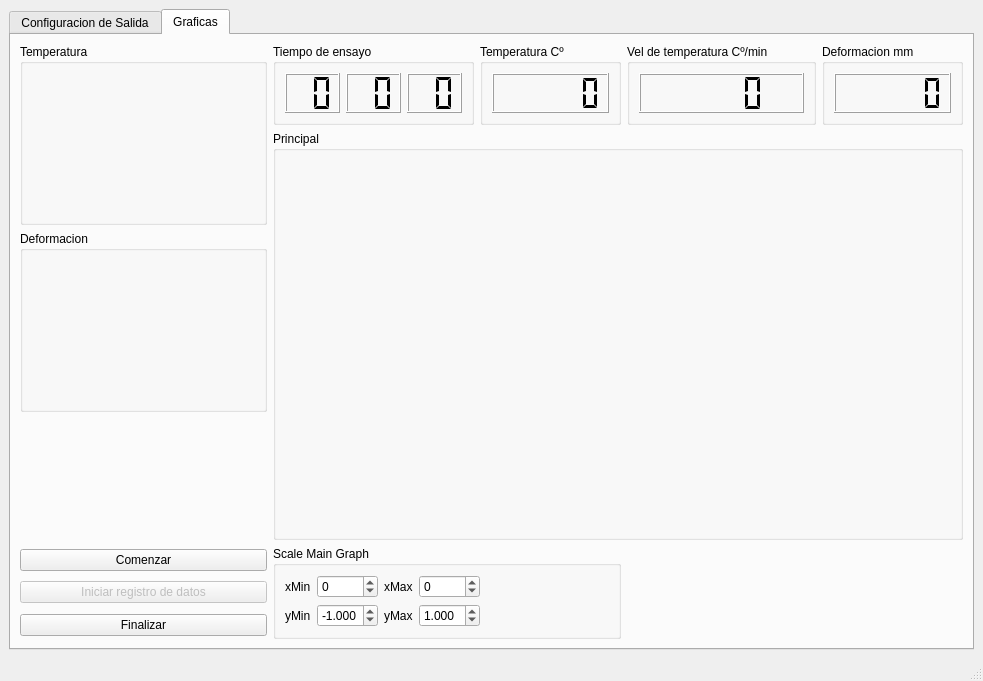
<?xml version="1.0" encoding="UTF-8"?>
<ui version="4.0">
 <class>MainWindow</class>
 <widget class="QMainWindow" name="MainWindow">
  <property name="geometry">
   <rect>
    <x>0</x>
    <y>0</y>
    <width>983</width>
    <height>681</height>
   </rect>
  </property>
  <property name="windowTitle">
   <string>MainWindow</string>
  </property>
  <widget class="QWidget" name="centralwidget">
   <layout class="QGridLayout" name="gridLayout_5">
    <item row="1" column="0">
     <widget class="QTabWidget" name="tabmainwidget">
      <property name="enabled">
       <bool>true</bool>
      </property>
      <property name="currentIndex">
       <number>1</number>
      </property>
      <widget class="QWidget" name="tab_output_config">
       <attribute name="title">
        <string>Configuracion de Salida</string>
       </attribute>
       <layout class="QGridLayout" name="gridLayout_4">
        <item row="1" column="0">
         <widget class="QGroupBox" name="gb_dilatometer_test_config">
          <property name="title">
           <string>Dilatometria</string>
          </property>
          <property name="checkable">
           <bool>false</bool>
          </property>
          <property name="checked">
           <bool>false</bool>
          </property>
          <layout class="QGridLayout" name="gridLayout_3">
           <item row="0" column="1">
            <widget class="QComboBox" name="cbx_dilatometer_termperature_input">
             <property name="enabled">
              <bool>false</bool>
             </property>
             <item>
              <property name="text">
               <string>AG_34405A</string>
              </property>
             </item>
             <item>
              <property name="text">
               <string>AG_34410A</string>
              </property>
             </item>
            </widget>
           </item>
           <item row="0" column="0">
            <widget class="QLabel" name="lb_dilatometer_termperature_input">
             <property name="text">
              <string>Temperatura</string>
             </property>
            </widget>
           </item>
           <item row="1" column="1">
            <widget class="QComboBox" name="cbx_dilatometer_lvdt_input">
             <property name="enabled">
              <bool>false</bool>
             </property>
             <item>
              <property name="text">
               <string>LVDT</string>
              </property>
             </item>
            </widget>
           </item>
           <item row="1" column="0">
            <widget class="QLabel" name="lb_dilatometer_lvdt_input">
             <property name="text">
              <string>Dilatación</string>
             </property>
            </widget>
           </item>
           <item row="1" column="2">
            <widget class="QComboBox" name="cbx_LVDT_serial_port">
             <property name="enabled">
              <bool>false</bool>
             </property>
            </widget>
           </item>
           <item row="0" column="2">
            <widget class="QComboBox" name="cbx_AG34401A_serial_port">
             <property name="enabled">
              <bool>false</bool>
             </property>
            </widget>
           </item>
          </layout>
          <zorder>lb_dilatometer_termperature_input</zorder>
          <zorder>lb_dilatometer_lvdt_input</zorder>
          <zorder>cbx_dilatometer_termperature_input</zorder>
          <zorder>cbx_dilatometer_lvdt_input</zorder>
          <zorder>cbx_LVDT_serial_port</zorder>
          <zorder>cbx_AG34401A_serial_port</zorder>
         </widget>
        </item>
        <item row="0" column="0" colspan="2">
         <widget class="QGroupBox" name="gb_output_file">
          <property name="title">
           <string>Archivo de Salida</string>
          </property>
          <property name="checkable">
           <bool>false</bool>
          </property>
          <property name="checked">
           <bool>false</bool>
          </property>
          <layout class="QGridLayout" name="gridLayout_8">
           <item row="0" column="1" colspan="3">
            <widget class="QLineEdit" name="le_output_file_path">
             <property name="text">
              <string>../Ensayos/ensayo</string>
             </property>
            </widget>
           </item>
           <item row="0" column="0">
            <widget class="QLabel" name="lb_output_file_path">
             <property name="text">
              <string>Ruta</string>
             </property>
            </widget>
           </item>
           <item row="1" column="3">
            <widget class="QLineEdit" name="le_output_file_commentchar">
             <property name="text">
              <string>%</string>
             </property>
            </widget>
           </item>
           <item row="0" column="4">
            <widget class="QToolButton" name="tlb_output_file_path">
             <property name="text">
              <string>...</string>
             </property>
            </widget>
           </item>
           <item row="1" column="0" colspan="3">
            <widget class="QLabel" name="lb_output_file_commentchar">
             <property name="text">
              <string>Caracter de comentario</string>
             </property>
            </widget>
           </item>
           <item row="3" column="0" colspan="5">
            <widget class="QGroupBox" name="gb_footer">
             <property name="title">
              <string>Pie de pagina</string>
             </property>
             <layout class="QGridLayout" name="gridLayout_16">
              <item row="0" column="0">
               <widget class="QPlainTextEdit" name="ptx_footer"/>
              </item>
             </layout>
            </widget>
           </item>
           <item row="2" column="0" colspan="5">
            <widget class="QGroupBox" name="gb_header">
             <property name="title">
              <string>Encabezado</string>
             </property>
             <layout class="QGridLayout" name="gridLayout_14">
              <item row="0" column="0">
               <widget class="QPlainTextEdit" name="ptx_header"/>
              </item>
             </layout>
            </widget>
           </item>
           <item row="1" column="4">
            <spacer name="horizontalSpacer_3">
             <property name="orientation">
              <enum>Qt::Horizontal</enum>
             </property>
             <property name="sizeHint" stdset="0">
              <size>
               <width>40</width>
               <height>20</height>
              </size>
             </property>
            </spacer>
           </item>
          </layout>
         </widget>
        </item>
        <item row="1" column="1">
         <spacer name="horizontalSpacer_2">
          <property name="orientation">
           <enum>Qt::Horizontal</enum>
          </property>
          <property name="sizeHint" stdset="0">
           <size>
            <width>687</width>
            <height>20</height>
           </size>
          </property>
         </spacer>
        </item>
        <item row="2" column="0">
         <spacer name="verticalSpacer">
          <property name="orientation">
           <enum>Qt::Vertical</enum>
          </property>
          <property name="sizeHint" stdset="0">
           <size>
            <width>20</width>
            <height>46</height>
           </size>
          </property>
         </spacer>
        </item>
       </layout>
      </widget>
      <widget class="QWidget" name="tab_plots">
       <attribute name="title">
        <string>Graficas</string>
       </attribute>
       <layout class="QGridLayout" name="gridLayout">
        <item row="0" column="0" rowspan="2">
         <widget class="QGroupBox" name="gb_auxplot_1">
          <property name="minimumSize">
           <size>
            <width>247</width>
            <height>181</height>
           </size>
          </property>
          <property name="title">
           <string>Temperatura </string>
          </property>
         </widget>
        </item>
        <item row="0" column="1">
         <widget class="QGroupBox" name="gb_time">
          <property name="minimumSize">
           <size>
            <width>201</width>
            <height>81</height>
           </size>
          </property>
          <property name="maximumSize">
           <size>
            <width>201</width>
            <height>81</height>
           </size>
          </property>
          <property name="title">
           <string>Tiempo de ensayo</string>
          </property>
          <layout class="QGridLayout" name="gridLayout_2">
           <item row="0" column="0">
            <widget class="QLCDNumber" name="lcd_time_hour">
             <property name="smallDecimalPoint">
              <bool>false</bool>
             </property>
             <property name="numDigits">
              <number>2</number>
             </property>
             <property name="digitCount">
              <number>2</number>
             </property>
             <property name="segmentStyle">
              <enum>QLCDNumber::Flat</enum>
             </property>
             <property name="value" stdset="0">
              <double>0.000000000000000</double>
             </property>
             <property name="intValue" stdset="0">
              <number>0</number>
             </property>
            </widget>
           </item>
           <item row="0" column="1">
            <widget class="QLCDNumber" name="lcd_time_minute">
             <property name="numDigits">
              <number>2</number>
             </property>
             <property name="digitCount">
              <number>2</number>
             </property>
             <property name="segmentStyle">
              <enum>QLCDNumber::Flat</enum>
             </property>
             <property name="intValue" stdset="0">
              <number>0</number>
             </property>
            </widget>
           </item>
           <item row="0" column="2">
            <widget class="QLCDNumber" name="lcd_time_second">
             <property name="numDigits">
              <number>2</number>
             </property>
             <property name="segmentStyle">
              <enum>QLCDNumber::Flat</enum>
             </property>
             <property name="intValue" stdset="0">
              <number>0</number>
             </property>
            </widget>
           </item>
          </layout>
         </widget>
        </item>
        <item row="0" column="2">
         <widget class="QGroupBox" name="gb_var_1">
          <property name="minimumSize">
           <size>
            <width>141</width>
            <height>81</height>
           </size>
          </property>
          <property name="maximumSize">
           <size>
            <width>141</width>
            <height>81</height>
           </size>
          </property>
          <property name="title">
           <string>Temperatura Cº</string>
          </property>
          <layout class="QGridLayout" name="gridLayout_10">
           <item row="0" column="0">
            <widget class="QLCDNumber" name="lcd_var_1">
             <property name="smallDecimalPoint">
              <bool>true</bool>
             </property>
             <property name="numDigits">
              <number>5</number>
             </property>
             <property name="digitCount">
              <number>5</number>
             </property>
             <property name="segmentStyle">
              <enum>QLCDNumber::Flat</enum>
             </property>
             <property name="value" stdset="0">
              <double>0.000000000000000</double>
             </property>
             <property name="intValue" stdset="0">
              <number>0</number>
             </property>
            </widget>
           </item>
          </layout>
         </widget>
        </item>
        <item row="0" column="3">
         <widget class="QGroupBox" name="gb_var_2">
          <property name="minimumSize">
           <size>
            <width>141</width>
            <height>81</height>
           </size>
          </property>
          <property name="title">
           <string>Vel de temperatura Cº/min</string>
          </property>
          <layout class="QGridLayout" name="gridLayout_11">
           <item row="0" column="0">
            <widget class="QLCDNumber" name="lcd_var_2">
             <property name="smallDecimalPoint">
              <bool>true</bool>
             </property>
             <property name="numDigits">
              <number>4</number>
             </property>
             <property name="digitCount">
              <number>4</number>
             </property>
             <property name="segmentStyle">
              <enum>QLCDNumber::Flat</enum>
             </property>
             <property name="value" stdset="0">
              <double>0.000000000000000</double>
             </property>
             <property name="intValue" stdset="0">
              <number>0</number>
             </property>
            </widget>
           </item>
          </layout>
         </widget>
        </item>
        <item row="1" column="1" rowspan="3" colspan="4">
         <widget class="QGroupBox" name="gb_mainplot">
          <property name="minimumSize">
           <size>
            <width>650</width>
            <height>407</height>
           </size>
          </property>
          <property name="contextMenuPolicy">
           <enum>Qt::NoContextMenu</enum>
          </property>
          <property name="title">
           <string>Principal</string>
          </property>
         </widget>
        </item>
        <item row="3" column="0">
         <spacer name="verticalSpacer_2">
          <property name="orientation">
           <enum>Qt::Vertical</enum>
          </property>
          <property name="sizeHint" stdset="0">
           <size>
            <width>20</width>
            <height>40</height>
           </size>
          </property>
         </spacer>
        </item>
        <item row="2" column="0">
         <widget class="QGroupBox" name="gb_auxplot_2">
          <property name="minimumSize">
           <size>
            <width>247</width>
            <height>181</height>
           </size>
          </property>
          <property name="title">
           <string>Deformacion</string>
          </property>
         </widget>
        </item>
        <item row="4" column="0">
         <widget class="QPushButton" name="pb_start">
          <property name="text">
           <string>Comenzar</string>
          </property>
          <property name="iconSize">
           <size>
            <width>40</width>
            <height>40</height>
           </size>
          </property>
         </widget>
        </item>
        <item row="4" column="3" rowspan="3">
         <spacer name="verticalSpacer_3">
          <property name="orientation">
           <enum>Qt::Vertical</enum>
          </property>
          <property name="sizeHint" stdset="0">
           <size>
            <width>20</width>
            <height>78</height>
           </size>
          </property>
         </spacer>
        </item>
        <item row="4" column="1" rowspan="3" colspan="2">
         <widget class="QGroupBox" name="gb_scale_mainplot_controls">
          <property name="title">
           <string>Scale Main Graph</string>
          </property>
          <layout class="QGridLayout" name="gridLayout_24">
           <item row="0" column="0">
            <widget class="QLabel" name="lb_x_min">
             <property name="text">
              <string>xMin</string>
             </property>
            </widget>
           </item>
           <item row="0" column="1">
            <widget class="QSpinBox" name="sb_xmin">
             <property name="minimum">
              <number>-200</number>
             </property>
             <property name="maximum">
              <number>500</number>
             </property>
             <property name="value">
              <number>0</number>
             </property>
            </widget>
           </item>
           <item row="0" column="3">
            <widget class="QLabel" name="lb_x_max">
             <property name="text">
              <string>xMax</string>
             </property>
            </widget>
           </item>
           <item row="0" column="4">
            <widget class="QSpinBox" name="sb_xmax">
             <property name="suffix">
              <string/>
             </property>
             <property name="minimum">
              <number>-200</number>
             </property>
             <property name="maximum">
              <number>500</number>
             </property>
            </widget>
           </item>
           <item row="1" column="0">
            <widget class="QLabel" name="lb_y_min">
             <property name="text">
              <string>yMin</string>
             </property>
            </widget>
           </item>
           <item row="1" column="3">
            <widget class="QLabel" name="lb_y_max">
             <property name="text">
              <string>yMax</string>
             </property>
            </widget>
           </item>
           <item row="0" column="5">
            <spacer name="horizontalSpacer">
             <property name="orientation">
              <enum>Qt::Horizontal</enum>
             </property>
             <property name="sizeHint" stdset="0">
              <size>
               <width>40</width>
               <height>20</height>
              </size>
             </property>
            </spacer>
           </item>
           <item row="1" column="1">
            <widget class="QDoubleSpinBox" name="sb_ymin">
             <property name="decimals">
              <number>3</number>
             </property>
             <property name="minimum">
              <double>-3.000000000000000</double>
             </property>
             <property name="maximum">
              <double>3.000000000000000</double>
             </property>
             <property name="singleStep">
              <double>0.010000000000000</double>
             </property>
             <property name="value">
              <double>-1.000000000000000</double>
             </property>
            </widget>
           </item>
           <item row="1" column="4">
            <widget class="QDoubleSpinBox" name="sb_ymax">
             <property name="decimals">
              <number>3</number>
             </property>
             <property name="minimum">
              <double>-3.000000000000000</double>
             </property>
             <property name="maximum">
              <double>3.000000000000000</double>
             </property>
             <property name="singleStep">
              <double>0.010000000000000</double>
             </property>
             <property name="value">
              <double>1.000000000000000</double>
             </property>
            </widget>
           </item>
          </layout>
         </widget>
        </item>
        <item row="5" column="0">
         <widget class="QPushButton" name="pb_start_save_data">
          <property name="enabled">
           <bool>false</bool>
          </property>
          <property name="text">
           <string>Iniciar registro de datos</string>
          </property>
          <property name="iconSize">
           <size>
            <width>40</width>
            <height>40</height>
           </size>
          </property>
         </widget>
        </item>
        <item row="6" column="0">
         <widget class="QPushButton" name="pb_end">
          <property name="text">
           <string>Finalizar</string>
          </property>
          <property name="iconSize">
           <size>
            <width>40</width>
            <height>40</height>
           </size>
          </property>
         </widget>
        </item>
        <item row="0" column="4">
         <widget class="QGroupBox" name="gb_var_3">
          <property name="minimumSize">
           <size>
            <width>141</width>
            <height>81</height>
           </size>
          </property>
          <property name="maximumSize">
           <size>
            <width>141</width>
            <height>81</height>
           </size>
          </property>
          <property name="title">
           <string>Deformacion mm</string>
          </property>
          <layout class="QGridLayout" name="gridLayout_12">
           <item row="0" column="0">
            <widget class="QLCDNumber" name="lcd_var_3">
             <property name="smallDecimalPoint">
              <bool>true</bool>
             </property>
             <property name="numDigits">
              <number>5</number>
             </property>
             <property name="digitCount">
              <number>5</number>
             </property>
             <property name="segmentStyle">
              <enum>QLCDNumber::Flat</enum>
             </property>
             <property name="value" stdset="0">
              <double>0.000000000000000</double>
             </property>
             <property name="intValue" stdset="0">
              <number>0</number>
             </property>
            </widget>
           </item>
          </layout>
         </widget>
        </item>
       </layout>
      </widget>
     </widget>
    </item>
   </layout>
  </widget>
  <widget class="QStatusBar" name="statusBar"/>
 </widget>
 <resources/>
 <connections/>
</ui>
